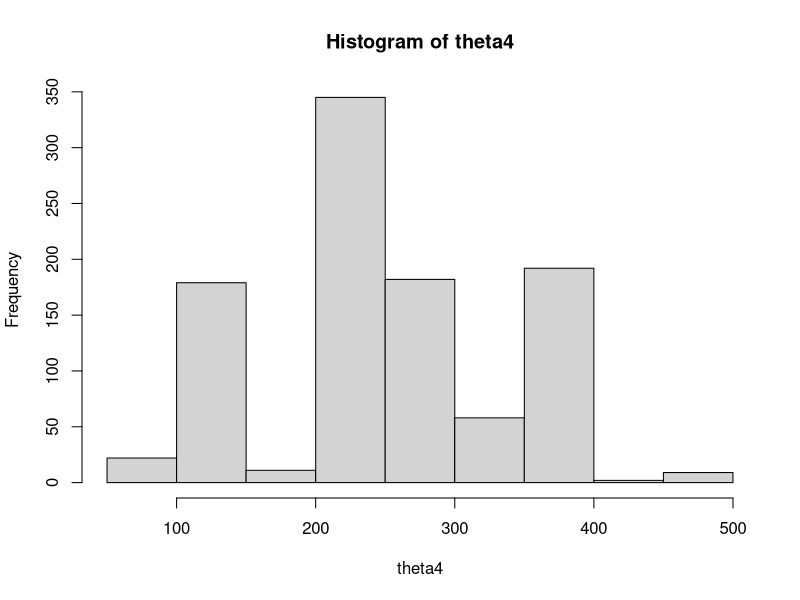
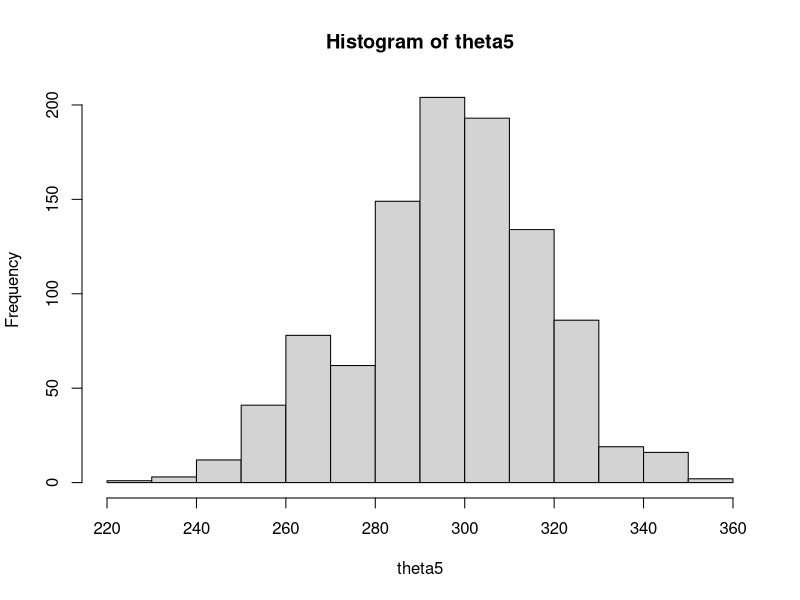
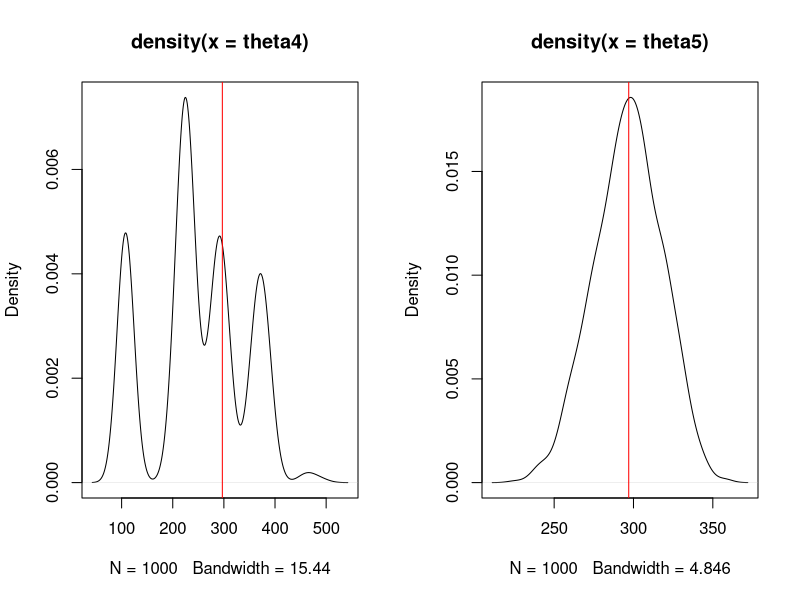
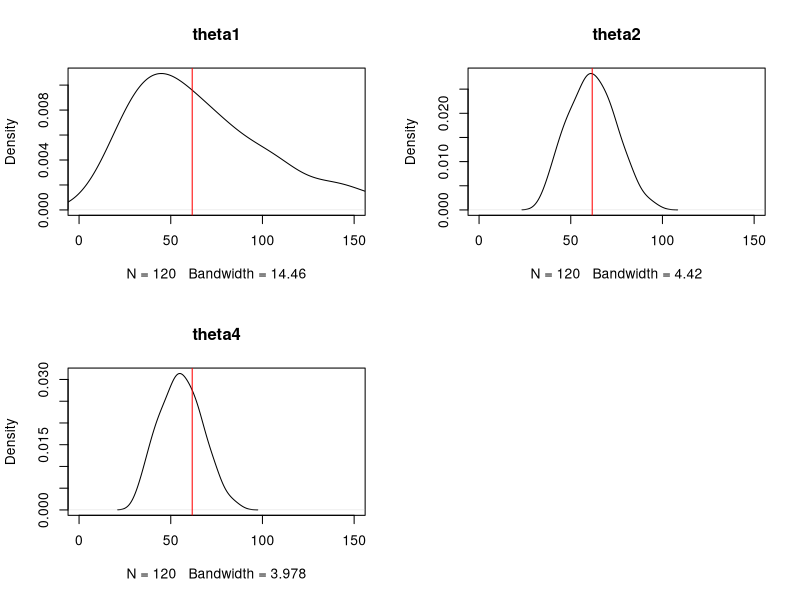
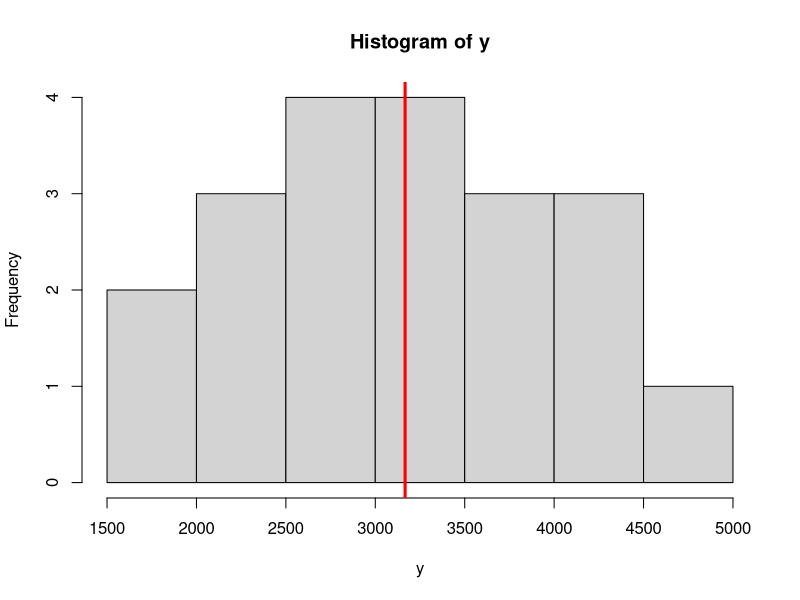
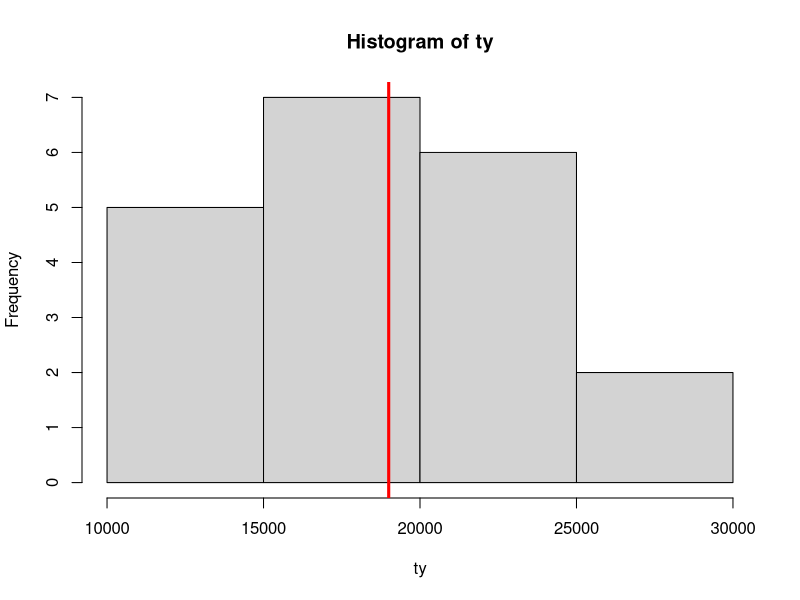
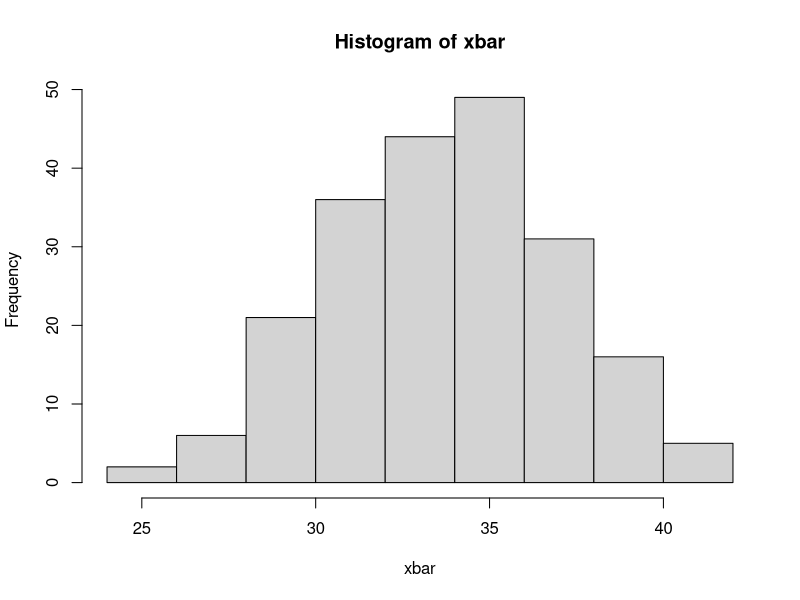
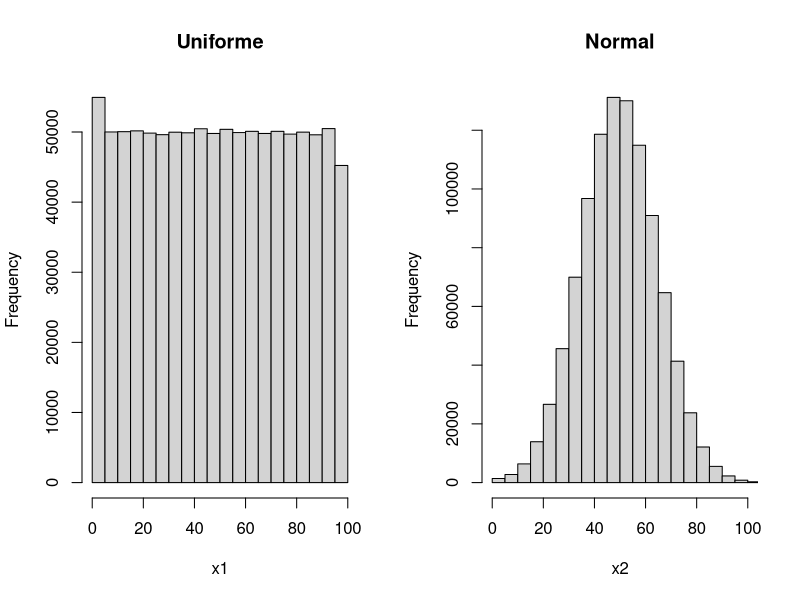

Generate these figures, in order, with R:
## ---- chunk 1
N<-6;n<-3
choose(N,n)
U<-c("a","b","c","d","e","f")
combn(U,n)
N^n
## ---- chunk 2
x<-c(8, 9, 6, 8, 8, 7, 6, 2, 7, 7, 7, 6, 7, 8, 8, 5, 7, 7, 5, 8, 4, 6, 8, 8, 8, 7, 7, 6, 4, 8, 8, 6, 8, 4, 10, 7, 6, 7, 6, 8, 5, 6, 8, 6)
set.seed(999)
s<-sample(x,8)
set.seed(9999)
s2<-sample(x,8)
## ---- chunk 3
sample(x,8)
tt4<-function(y){
  yy<-min(y)*sum(y)+(sum(y)/(max(y)-min(y)))
  return(yy)
}
tt5<-function(y){
  yy<-mean(y)*44  
  return(yy)
}
k<-1000
theta4<-NULL
theta5<-NULL
for(i in 1:k){
  ss<-sample(x,8)
  print(ss)
  theta4[i]<-tt4(ss)
  theta5[i]<-tt5(ss)  
}
hist(theta4)
hist(theta5)

par(mfrow=c(1,2))
plot(density(theta4))
abline(v=297,col="red")
plot(density(theta5))
abline(v=297,col="red")
dev.off()
## ---- chunk 4
N<-10
y<-c(5.2,6,8,10,3,4,7,4,4,10.5)
ty<-sum(y)#parámetro
## ---- chunk 5
n<-3
choose(10,3)#muestra posibles
set.seed(1439)#semilla
ys<-sample(y,n)
ys
## ---- chunk 6
s<-combn(y,n)#muestras posibles
#theta1
et1<-apply(s,2,prod)/n
#theta2
et2<-N*apply(s, 2,mean)
#theta4
et4<-n*apply(s, 2,sum)

par(mfrow=c(2,2))
plot(density(et1),"theta1",xlim=c(0,150))
abline(v=ty,col="red")

plot(density(et2),"theta2",xlim=c(0,150))
abline(v=ty,col="red")

plot(density(et4),"theta4",xlim=c(0,150))
abline(v=ty,col="red")

dev.off()
e1<-sum(et1*(1/120))
e2<-sum(et2*(1/120))
e4<-sum(et4*(1/120))

sum(((et1-e1)^2)*(1/120))
sum(((et2-e2)^2)*(1/120))
sum(((et4-e4)^2)*(1/120))
## ---- chunk 7
Y<-c(2000,3000,3500,0,6000,4500)
s<-combn(Y,3)
s
## ---- chunk 8
y<-apply(s,2,sum)/3 #Distribución muestral para el estimador de la media
hist(y)
abline(v=mean(Y),col="red",lwd=3)
# calcular la esperanza y la varianza
uy<-sum(y*(1/20)) # esperanza del estimador de la media
sum((y-uy)^2*(1/20)) # varianza de la media muestral
## ---- chunk 9
ty<-apply(s,2,sum)*(6/3) #Distribución muestral para el estimador del total
hist(ty)
abline(v=sum(Y),col="red",lwd=3)
pty<-sum(ty*(1/20)) # esperanza
sum((ty-pty)^2*(1/20)) # varianza de la media muestral
## ---- chunk 10
set.seed(999)
x<-round(runif(10,20,50),0)
x
mux<-mean(x)
mux#media poblacional
n<-4
#muestras s/rep
choose(10,4)#muestras posibles
s<-combn(x,n)
s
# aplicando el estimador de la media muestral
xbar<-apply(s,2,mean)#distribución muestral
hist(xbar)
# según el teorema, E[xbar]=mux
sum(xbar*(1/210))
mean(xbar)
mean(xbar)==mux
## ---- chunk 11
N<-1000000
set.seed(999)
x1<-round(runif(N,0,100),0)
set.seed(999)
x2<-round(abs(rnorm(N,50,15)),0)
par(mfrow=c(1,2))
hist(x1,xlim=c(0,100),main="Uniforme")
hist(x2,xlim=c(0,100),main="Normal")
dev.off()
#### Teorema del limite central
#n=30 ,100, 500
n<-30
format(choose(N,n),scientific = F)
k<-10000
(k/choose(N,n))*100
#simular 10000 muestras distintas de tamaño n y calcular su media.
xbar1<-NULL
xbar2<-NULL
for(i in 1:k){
  s1<-sample(x1,n)
  s2<-sample(x2,n)
  xbar1[i]<-mean(s1)
  xbar2[i]<-mean(s2)
}
#teorema 1
abs(mean(x1)-mean(xbar1))
abs(mean(x2)-mean(xbar2))

abs(var(xbar1)-var(x1)/n)
abs(var(xbar2)-var(x2)/n)
#teorema del limite central
par(mfrow=c(1,2))
plot(density(xbar1))
plot(density(xbar2))
dev.off()
plot(density(xbar),col="blue",lwd=2)
points(density(rnorm(10^6,mean(x),sqrt(var(x)*((n-1)/n))/sqrt(n))),type="l",col="red",lwd=2)
## ---- chunk 12
N<-100000
x<-round(runif(N,18,60))
a<-(x>30)*1
mean(a)#P_A
n<-100
r<-10000
pa<-NULL
for(i in 1:r){
s<-sample(a,n)
pa[i]<-mean(s)
}
PA<-mean(a)
plot(density(pa),col="blue",lwd=1.5)
points(density(rnorm(10^6,PA,sqrt(PA*(1-PA)/n))),col="red",type="l",lwd=2)
## ---- chunk 13
x<-c(10,15,20,20,35)
s<-combn(x,3)
s
#distribución muestral de la media
apply(s, 2, mean)

mean(apply(s, 2, mean))
# varianza poblacional
vp<-sum((x-mean(x))^2)/5
vp
## ---- chunk 14
theta1<-apply(s,2,var)*(2/3)
theta2<-apply(s,2,var)
theta1
theta2
mean(theta1)
mean(theta2)
vp
#cuasi varianza
cvp<-sum((x-mean(x))^2)/4
cvp
## ---- chunk 15
curve(dchisq(x,1),xlim=c(0,60),ylim=c(0,0.4))
curve(dchisq(x,2),col=2,add=T)
for(v in 2:50){
curve(dchisq(x,v),add=T,col=v)
}
curve(dchisq(x,10),xlim=c(0,60),main="v=10")
abline(v=10)
curve(dchisq(x,100),xlim=c(0,300),main="v=100")
abline(v=100)
## ---- chunk 16
curve(dchisq(x,35),xlim=c(0,100),main="v=35")
abline(v=c(30,40))
pchisq(40,35)-pchisq(30,35)
1-pchisq(35,35)
pchisq(32,35)
## ---- chunk 17
pchisq(32.625,29)-pchisq(21.75,29)
## ---- chunk 18
pchisq(69.14,44)-pchisq(47.14,44)
pchisq(22*44/14,44)-pchisq(15*44/14,44)# más exacto
## ---- chunk 19
#ejemplo para usar R para calcular probabilidades de la Chi2
pchisq(4,10) # F(t)=P(X<t): F(4)
## ---- chunk 20
curve(dt(x,2),xlim=c(-5,5),ylim=c(0,0.4),main="v=2")
curve(dt(x,2),xlim=c(-5,5),ylim=c(0,0.4),lwd=2)
for(v in 3:40){
  curve(dt(x,v),xlim=c(-5,5),col=v,add=T)
}
## ---- chunk 21
v<-5
curve(dnorm(x,0,sqrt(v/(v-2))),xlim=c(-5,5),ylim=c(0,0.4),main="5 grados de libertad")
curve(dt(x,v),xlim=c(-5,5),main="t-student (v=5)",col="red",add=T)

v<-30
curve(dnorm(x,0,sqrt(v/(v-2))),xlim=c(-5,5),ylim=c(0,0.4),main="30 grados de libertad")
curve(dt(x,v),xlim=c(-5,5),main="t-student (v=30)",col="red",add=T)

v<-50
curve(dnorm(x,0,sqrt(v/(v-2))),xlim=c(-5,5),ylim=c(0,0.4),main="50 grados de libertad")
curve(dt(x,v),xlim=c(-5,5),main="t-student (v=50)",col="red",add=T)

v<-100
curve(dnorm(x,0,sqrt(v/(v-2))),xlim=c(-5,5),ylim=c(0,0.4),main="100 grados de libertad")
curve(dt(x,v),xlim=c(-5,5),main="t-student (v=100)",col="red",add=T)
## ---- chunk 22
curve(dt(x,df=10),xlim=c(-5,5),main="v=10")
# P(X<2)=F(2), X ~ t(v=10)
pt(2,10)
pt(0,10)
## ---- chunk 23
curve(dt(x,df=30),xlim=c(-5,5),main="v=30")
abline(v=0.5)
1-pt(0.5,30)
pt(1.2,30)-pt(-1,30)
pt(3,30)
## ---- chunk 24
1-pnorm(0.5,0,sqrt(30/28))
pnorm(1.2,0,sqrt(30/28))-pnorm(-1,0,sqrt(30/28))
pnorm(3,0,sqrt(30/28))
## ---- chunk 25
curve(df(x,10,10),xlim=c(0,6),ylim=c(0,2))
curve(df(x,50,50),xlim=c(0,6),add = T,col="red")
curve(df(x,100,100),xlim=c(0,6),add = T,col="blue")
abline(v=1,lty=2)

curve(df(x,20,100),xlim=c(0,6),ylim=c(0,2))
curve(df(x,100,20),xlim=c(0,6),ylim=c(0,2),col="red",add=T)
curve(df(x,50,200),xlim=c(0,6),ylim=c(0,2),col="blue",add=T)
abline(v=1,lty=2)
## ---- chunk 26
pf(1.5,15,16)
#P(0.5<X<1)
pf(1,15,16)-pf(0.5,15,16)
